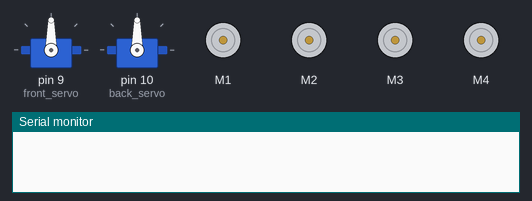
Recording of a sketch running on a simulated Arduino Uno, built with avr-gcc and run on an emulated ATmega328P. Parts: 2 × servo, 4 × DC motor (green arrow = forward, orange = backward, longer = faster), the last lines printed to the serial monitor.

Above: at 3.0 s.
At 6.5 s:
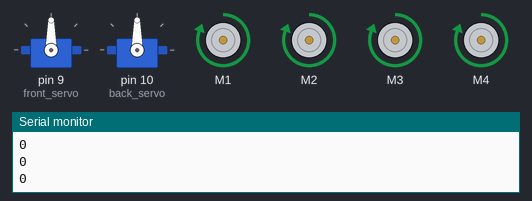
Timing chart, 0 to 10.4 s (numbered marks = the images above):
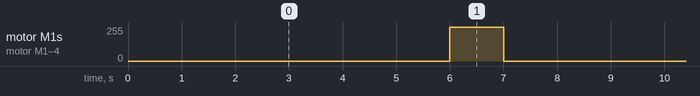

Measured:
- by itself, motor M1–4: alternates forward 255/255 for 1.0 s and stopped for 7.0 s

The sketch:

Smart_luggage.ino
```cpp
#include <Servo.h>
#include <Wire.h>
#include <AFMotor.h>

Servo front, back;

int front_servo = 9;
int back_servo = 10;

AF_DCMotor M1_FL(1);
AF_DCMotor M2_BL(2);
AF_DCMotor M3_BR(3);
AF_DCMotor M4_FR(4);

void setup()
{

    Wire.begin();
    Serial.begin(9600);
    front.attach(front_servo);
    back.attach(back_servo);

    M1_FL.setSpeed(255);
    M2_BL.setSpeed(255);
    M3_BR.setSpeed(255);
    M4_FR.setSpeed(255);

    M1_FL.run(RELEASE);
    M2_BL.run(RELEASE);
    M3_BR.run(RELEASE);
    M4_FR.run(RELEASE);

    front.write(90);
    back.write(90);
}

void steerRIght()
{
    M1_FL.run(BACKWARD);
    M2_BL.run(BACKWARD);
    M3_BR.run(FORWARD);
    M4_FR.run(FORWARD);
    // delay(3000 * angle / 360);
}

void steerLeft()
{
    M1_FL.run(FORWARD);
    M2_BL.run(FORWARD);
    M3_BR.run(BACKWARD);
    M4_FR.run(BACKWARD);
    // delay(3000 * angle / 360);
}

void moveForward()
{
    M1_FL.run(FORWARD);
    M2_BL.run(FORWARD);
    M3_BR.run(FORWARD);
    M4_FR.run(FORWARD);
}

void moveBackward()
{
    M1_FL.run(BACKWARD);
    M2_BL.run(BACKWARD);
    M3_BR.run(BACKWARD);
    M4_FR.run(BACKWARD);
}

long ultrasonic1Distance = 0;
long ultrasonic2Distance = 0;
int irModule1Value = 0;
int irModule2Value = 0;
int irModule3Value = 0;
int irModule4Value = 0;


void loop()
{

    Wire.readBytes((byte *)&ultrasonic1Distance, sizeof(ultrasonic1Distance));
    Wire.readBytes((byte *)&ultrasonic2Distance, sizeof(ultrasonic2Distance));
    Wire.readBytes((byte *)&irModule1Value, sizeof(irModule1Value));
    Wire.readBytes((byte *)&irModule2Value, sizeof(irModule2Value));
    Wire.readBytes((byte *)&irModule3Value, sizeof(irModule3Value));
    Wire.readBytes((byte *)&irModule4Value, sizeof(irModule4Value));

    Serial.print(ultrasonic1Distance);
    Serial.print(",");
    Serial.print(ultrasonic2Distance);
    Serial.println();
    Serial.println(irModule1Value);
    Serial.println(irModule2Value);
    Serial.println(irModule3Value);
    Serial.println(irModule4Value);
    Serial.println();

    if (irModule1Value == 1 && irModule2Value == 0 && irModule3Value == 0 && irModule4Value == 0)
    {
        moveForward();
    }

    if (irModule1Value == 0 && irModule2Value == 1 && irModule3Value == 0 && irModule4Value == 0)
    {
        moveForward();
    }

    // put your main code here, to run repeatedly:

    M1_FL.run(FORWARD);
    M2_BL.run(FORWARD);
    M3_BR.run(FORWARD);
    M4_FR.run(FORWARD);

    delay(1000);

    M1_FL.run(RELEASE);
    M2_BL.run(RELEASE);
    M3_BR.run(RELEASE);
    M4_FR.run(RELEASE);


    delay(1000);
}
```
